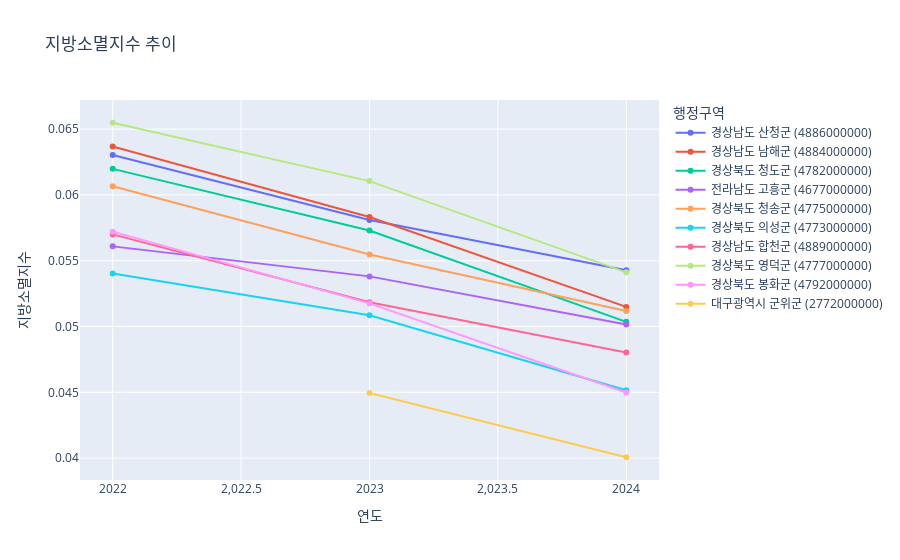

The notebook cell saved with this chart:
### Code cell
# 시각화
plot_extinction_trend(decline_stat_df)

### Figure 1 — Plotly figure (JSON) as saved in the notebook; plotly's stock layout.template omitted (floating-point values rounded to 4 significant figures)
{"data": [{"customdata": [[1702, 27000], [1607, 27658], [1533, 28244]], "hovertemplate": "행정구역=경상남도 산청군 (4886000000)<br>지방소멸지수=%{y:.3f}<br>20~39세_여성=%{customdata[0]}<br>65세_이상_전체=%{customdata[1]}<extra></extra>", "legendgroup": "경상남도 산청군 (4886000000)", "line": {"color": "#636efa", "dash": "solid"}, "marker": {"symbol": "circle"}, "mode": "lines+markers", "name": "경상남도 산청군 (4886000000)", "orientation": "v", "showlegend": true, "type": "scatter", "x": [2022, 2023, 2024], "xaxis": "x", "y": [0.06304, 0.0581, 0.05428], "yaxis": "y"}, {"customdata": [[2125, 33372], [1967, 33728], [1753, 34044]], "hovertemplate": "행정구역=경상남도 남해군 (4884000000)<br>지방소멸지수=%{y:.3f}<br>20~39세_여성=%{customdata[0]}<br>65세_이상_전체=%{customdata[1]}<extra></extra>", "legendgroup": "경상남도 남해군 (4884000000)", "line": {"color": "#EF553B", "dash": "solid"}, "marker": {"symbol": "circle"}, "mode": "lines+markers", "name": "경상남도 남해군 (4884000000)", "orientation": "v", "showlegend": true, "type": "scatter", "x": [2022, 2023, 2024], "xaxis": "x", "y": [0.06368, 0.05832, 0.05149], "yaxis": "y"}, {"customdata": [[2092, 33752], [1985, 34644], [1807, 35886]], "hovertemplate": "행정구역=경상북도 청도군 (4782000000)<br>지방소멸지수=%{y:.3f}<br>20~39세_여성=%{customdata[0]}<br>65세_이상_전체=%{customdata[1]}<extra></extra>", "legendgroup": "경상북도 청도군 (4782000000)", "line": {"color": "#00cc96", "dash": "solid"}, "marker": {"symbol": "circle"}, "mode": "lines+markers", "name": "경상북도 청도군 (4782000000)", "orientation": "v", "showlegend": true, "type": "scatter", "x": [2022, 2023, 2024], "xaxis": "x", "y": [0.06198, 0.0573, 0.05035], "yaxis": "y"}, {"customdata": [[2994, 53378], [2909, 54060], [2755, 54934]], "hovertemplate": "행정구역=전라남도 고흥군 (4677000000)<br>지방소멸지수=%{y:.3f}<br>20~39세_여성=%{customdata[0]}<br>65세_이상_전체=%{customdata[1]}<extra></extra>", "legendgroup": "전라남도 고흥군 (4677000000)", "line": {"color": "#ab63fa", "dash": "solid"}, "marker": {"symbol": "circle"}, "mode": "lines+markers", "name": "전라남도 고흥군 (4677000000)", "orientation": "v", "showlegend": true, "type": "scatter", "x": [2022, 2023, 2024], "xaxis": "x", "y": [0.05609, 0.05381, 0.05015], "yaxis": "y"}, {"customdata": [[1191, 19634], [1114, 20084], [1061, 20730]], "hovertemplate": "행정구역=경상북도 청송군 (4775000000)<br>지방소멸지수=%{y:.3f}<br>20~39세_여성=%{customdata[0]}<br>65세_이상_전체=%{customdata[1]}<extra></extra>", "legendgroup": "경상북도 청송군 (4775000000)", "line": {"color": "#FFA15A", "dash": "solid"}, "marker": {"symbol": "circle"}, "mode": "lines+markers", "name": "경상북도 청송군 (4775000000)", "orientation": "v", "showlegend": true, "type": "scatter", "x": [2022, 2023, 2024], "xaxis": "x", "y": [0.06066, 0.05547, 0.05118], "yaxis": "y"}, {"customdata": [[2396, 44352], [2307, 45364], [2084, 46154]], "hovertemplate": "행정구역=경상북도 의성군 (4773000000)<br>지방소멸지수=%{y:.3f}<br>20~39세_여성=%{customdata[0]}<br>65세_이상_전체=%{customdata[1]}<extra></extra>", "legendgroup": "경상북도 의성군 (4773000000)", "line": {"color": "#19d3f3", "dash": "solid"}, "marker": {"symbol": "circle"}, "mode": "lines+markers", "name": "경상북도 의성군 (4773000000)", "orientation": "v", "showlegend": true, "type": "scatter", "x": [2022, 2023, 2024], "xaxis": "x", "y": [0.05402, 0.05086, 0.04515], "yaxis": "y"}, {"customdata": [[2015, 35350], [1849, 35668], [1740, 36226]], "hovertemplate": "행정구역=경상남도 합천군 (4889000000)<br>지방소멸지수=%{y:.3f}<br>20~39세_여성=%{customdata[0]}<br>65세_이상_전체=%{customdata[1]}<extra></extra>", "legendgroup": "경상남도 합천군 (4889000000)", "line": {"color": "#FF6692", "dash": "solid"}, "marker": {"symbol": "circle"}, "mode": "lines+markers", "name": "경상남도 합천군 (4889000000)", "orientation": "v", "showlegend": true, "type": "scatter", "x": [2022, 2023, 2024], "xaxis": "x", "y": [0.057, 0.05184, 0.04803], "yaxis": "y"}, {"customdata": [[1832, 27976], [1733, 28386], [1562, 28864]], "hovertemplate": "행정구역=경상북도 영덕군 (4777000000)<br>지방소멸지수=%{y:.3f}<br>20~39세_여성=%{customdata[0]}<br>65세_이상_전체=%{customdata[1]}<extra></extra>", "legendgroup": "경상북도 영덕군 (4777000000)", "line": {"color": "#B6E880", "dash": "solid"}, "marker": {"symbol": "circle"}, "mode": "lines+markers", "name": "경상북도 영덕군 (4777000000)", "orientation": "v", "showlegend": true, "type": "scatter", "x": [2022, 2023, 2024], "xaxis": "x", "y": [0.06548, 0.06105, 0.05412], "yaxis": "y"}, {"customdata": [[1367, 23894], [1263, 24402], [1128, 25076]], "hovertemplate": "행정구역=경상북도 봉화군 (4792000000)<br>지방소멸지수=%{y:.3f}<br>20~39세_여성=%{customdata[0]}<br>65세_이상_전체=%{customdata[1]}<extra></extra>", "legendgroup": "경상북도 봉화군 (4792000000)", "line": {"color": "#FF97FF", "dash": "solid"}, "marker": {"symbol": "circle"}, "mode": "lines+markers", "name": "경상북도 봉화군 (4792000000)", "orientation": "v", "showlegend": true, "type": "scatter", "x": [2022, 2023, 2024], "xaxis": "x", "y": [0.05721, 0.05176, 0.04498], "yaxis": "y"}, {"customdata": [[926, 20600], [851, 21240]], "hovertemplate": "행정구역=대구광역시 군위군 (2772000000)<br>지방소멸지수=%{y:.3f}<br>20~39세_여성=%{customdata[0]}<br>65세_이상_전체=%{customdata[1]}<extra></extra>", "legendgroup": "대구광역시 군위군 (2772000000)", "line": {"color": "#FECB52", "dash": "solid"}, "marker": {"symbol": "circle"}, "mode": "lines+markers", "name": "대구광역시 군위군 (2772000000)", "orientation": "v", "showlegend": true, "type": "scatter", "x": [2023, 2024], "xaxis": "x", "y": [0.04495, 0.04007], "yaxis": "y"}], "layout": {"hoverlabel": {"bgcolor": "white", "font": {"size": 12}}, "legend": {"title": {"text": "행정구역"}, "tracegroupgap": 0}, "title": {"text": "지방소멸지수 추이"}, "xaxis": {"anchor": "y", "domain": [0, 1], "title": {"text": "연도"}}, "yaxis": {"anchor": "x", "domain": [0, 1], "title": {"text": "지방소멸지수"}}}}
